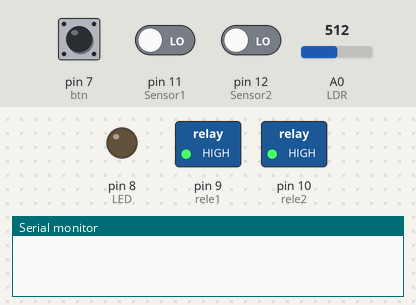
Bench run of a sketch on a simulated Arduino Uno, built with avr-gcc and run on an emulated ATmega328P. Shown: switched loads named in the sketch (green lamp = pin HIGH), output pins drawn as LEDs (lit = HIGH), the last lines printed to the serial monitor. Inputs (shaded band) come from the test bench; at power-on: pin 7 (btn) LOW, A0 (LDR) = 512, pin 11 (Sensor1) LOW, pin 12 (Sensor2) LOW.

Above: at 1.3 s.
1.4 s: pin 7 (btn) pulled HIGH for 0.15 s
At 2.3 s:
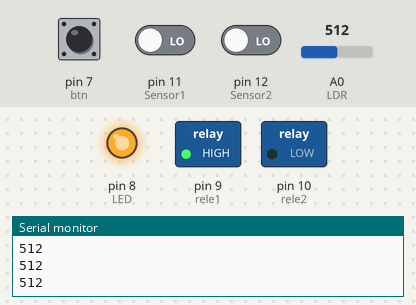
3.0 s: A0 (LDR) set to 407
4.5 s: A0 (LDR) set to 385
At 4.8 s:
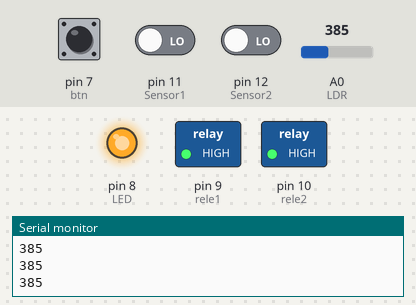
6.0 s: A0 (LDR) set to 212
7.5 s: A0 (LDR) set to 181
At 8.1 s:
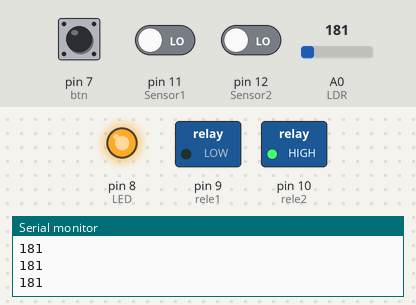
9.0 s: A0 (LDR) set to 210
At 9.4 s:
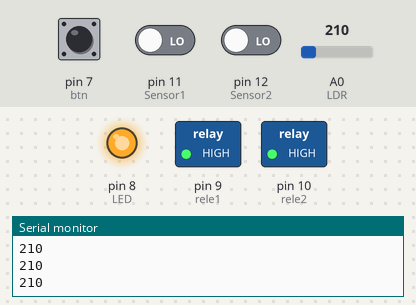
Timing chart, 0 to 11.5 s (numbered marks = the images above; inputs shaded):
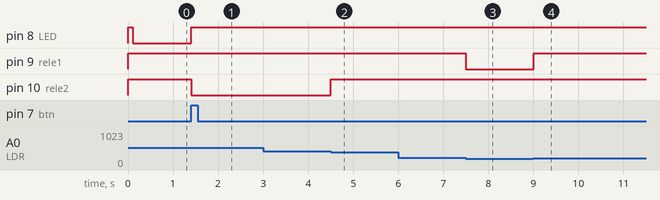

The sketch:

cortinafodastica.ino
```cpp
int rele1 = 9;
int rele2 = 10;
int LED = 8;
int btn = 7;
int btnPress = 0;
char LDR = A0;
int Sensor1 = 11;
int Sensor2 = 12;

void setup() {
  // put your setup code here, to run once:
  pinMode(rele1, OUTPUT);
  pinMode(rele2, OUTPUT);
  pinMode(LED, OUTPUT);
  pinMode(btn, INPUT);
  pinMode(Sensor1, INPUT);
  pinMode(Sensor2, INPUT);
  digitalWrite(rele1, HIGH);
  digitalWrite(rele2, HIGH);
  digitalWrite(LED, HIGH);
  delay(100);
  digitalWrite(LED, LOW);
  Serial.begin(9600);
}

void loop() {
  // put your main code here, to run repeatedly:
 if(digitalRead(btn) && btnPress == LOW) {
  digitalWrite(LED, !digitalRead(LED));
  btnPress = HIGH;
 }

 if(!digitalRead(btn)) {
  btnPress = LOW;
 }

  if(digitalRead(LED)) {
    Serial.println(analogRead(LDR));

    if(analogRead(LDR) < 200 && !digitalRead(Sensor1)) {
      digitalWrite(rele1, LOW);
      digitalWrite(rele2, HIGH);
    } else if (analogRead(LDR) > 400 && !digitalRead(Sensor2)) {
      digitalWrite(rele1, HIGH);
      digitalWrite(rele2, LOW);
    } else {
      digitalWrite(rele1, HIGH);
      digitalWrite(rele2, HIGH);
    }
  } else {
    digitalWrite(rele1, HIGH);
    digitalWrite(rele2, HIGH);
  }

}
```

Measured:
- the behaviour switches between 401 and 400 on A0 (LDR) (found by bisection; images 1 and 2)
- the behaviour switches between 200 and 199 on A0 (LDR) (found by bisection; images 2 and 3)
- after the input at 1.4 s, pin 8 (LED): LOW → HIGH at once; pin 10 (rele2): HIGH → LOW at once
- after the input at 4.5 s, pin 10 (rele2): LOW → HIGH at once
- after the input at 7.5 s, pin 9 (rele1): HIGH → LOW at once
- after the input at 9.0 s, pin 9 (rele1): LOW → HIGH at once
